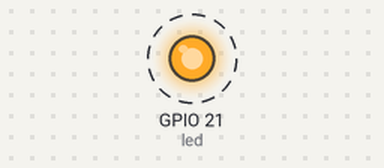
This program was run on a simulated Raspberry Pi (BCM pin numbers). Shown: output pins drawn as LEDs (lit = HIGH). Dashed ring = blinking.

Above: at 0.5 s.
Timing chart, 0 to 4.6 s (numbered marks = the images above):
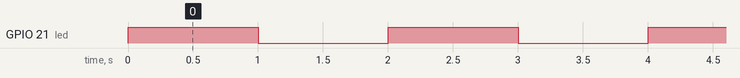

The program:

led-blinking.py
```python
#led blinking

# import libraries
import RPi.GPIO as GPIO
from time import sleep

#set mode and switch off warnings
GPIO.setmode(GPIO.BCM)
GPIO.setwarnings(False)

# define pins and sleep time (second)
led = 21
sleepTime = 1

# set led pin as output pin
GPIO.setup(led, GPIO.OUT)

# Turn led off first
GPIO.output(led, False)

try:
    while True:
        #led on for 1 sec
        GPIO.output(led, True)
        sleep(sleepTime)
        #led off for 1 sec
        GPIO.output(led, False)
        sleep(sleepTime)

except KeyboardInterrupt:
    # here you put any code you want to run before the program
    # exits when you press CTRL+C
    print("\nThe program has been stopped")

finally:
    GPIO.cleanup() # this ensures a clean exit
```

Measured:
- by itself, GPIO 21 (led): alternates HIGH for 1.0 s and LOW for 1.0 s
